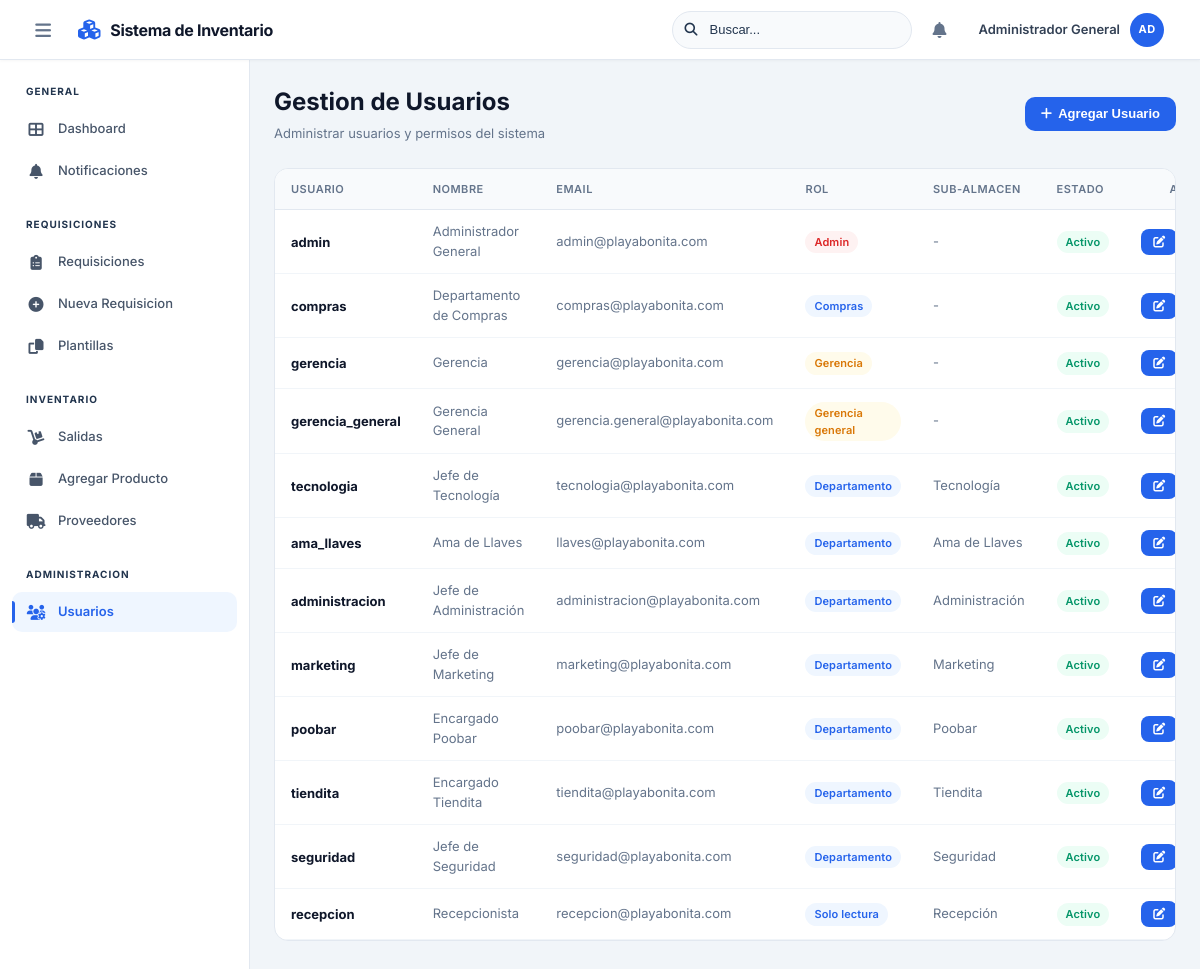
/usuarios.php (signed in), run on the app's committed database.
### tables this page shows
CREATE TABLE usuarios (
    id INT PRIMARY KEY AUTO_INCREMENT,
    username VARCHAR(50) UNIQUE NOT NULL,
    password VARCHAR(255) NOT NULL,
    nombre_completo VARCHAR(200) NOT NULL,
    email VARCHAR(100),
    rol ENUM('admin', 'departamento', 'solo_lectura', 'compras', 'gerencia', 'gerencia_general') DEFAULT 'solo_lectura',
    sub_almacen_id INT NULL,
    activo TINYINT(1) DEFAULT 1,
    created_at TIMESTAMP DEFAULT CURRENT_TIMESTAMP,
    FOREIGN KEY (sub_almacen_id) REFERENCES sub_almacenes(id)
);

CREATE TABLE sub_almacenes (
    id INT PRIMARY KEY AUTO_INCREMENT,
    nombre VARCHAR(100) NOT NULL,
    descripcion TEXT,
    created_at TIMESTAMP DEFAULT CURRENT_TIMESTAMP
);

### usuarios.php (called while the page is built, shortened)
<?php
require_once 'config/database.php';
require_once 'models/Usuario.php';
$usuarioModel = new Usuario();
$usuarios = $usuarioModel->obtenerTodos();
require 'includes/header.php';
require 'views/usuarios.view.php';
require 'includes/footer.php';
?>

### models/Usuario.php (called while the page is built, shortened)
<?php
class Usuario {
    private $conn;
    public function __construct() {
        $this->conn = getConnection();
    }
    public function obtenerTodos() {
        $sql = "SELECT u.*, s.nombre as sub_almacen_nombre
                FROM usuarios u
                LEFT JOIN sub_almacenes s ON u.sub_almacen_id = s.id
                ORDER BY u.created_at DESC";
        $result = $this->conn->query($sql);
        $usuarios = [];
        while($row = $result->fetch_assoc()) {
            $usuarios[] = $row;
        }
        return $usuarios;
    }
}
?>

### config/database.php (called while the page is built, shortened)
<?php
function getConnection() {
    $conn = new mysqli(DB_HOST, DB_USER, DB_PASS, DB_NAME);
    $conn->set_charset("utf8");
    return $conn;
}

### views/usuarios.view.php (the view, shortened to what this page needs)
<main class="main-content">
    <div style="display: flex; justify-content: space-between; align-items: center; margin-bottom: 1.5rem;">
        <div>
            <h1 style="margin: 0 0 4px 0; font-size: 1.5rem; font-weight: 700; color: var(--gray-900);">Gestion de Usuarios</h1>
            <p style="margin: 0; color: var(--text-muted); font-size: 0.8125rem;">Administrar usuarios y permisos del sistema</p>
        </div>
        <button onclick="window.location.href='agregar-usuario.php'" class="btn btn-primary">
            <i class="fas fa-plus"></i> Agregar Usuario
        </button>
    </div>
    <div class="card" style="overflow: hidden;">
        <div style="overflow-x: auto;">
            <table style="width: 100%; border-collapse: collapse;">
                <thead>
                    <tr style="background: var(--gray-50);">
                        <th style="padding: 0.75rem 1rem; text-align: left; font-weight: 600; color: var(--gray-500); font-size: 0.6875rem; text-transform: uppercase; letter-spacing: 0.5px; border-bottom: 1px solid var(--border-color);">Usuario</th>
                        <th style="padding: 0.75rem 1rem; text-align: left; font-weight: 600; color: var(--gray-500); font-size: 0.6875rem; text-transform: uppercase; letter-spacing: 0.5px; border-bottom: 1px solid var(--border-color);">Nombre</th>
                        <th style="padding: 0.75rem 1rem; text-align: left; font-weight: 600; color: var(--gray-500); font-size: 0.6875rem; text-transform: uppercase; letter-spacing: 0.5px; border-bottom: 1px solid var(--border-color);">Email</th>
                        <th style="padding: 0.75rem 1rem; text-align: left; font-weight: 600; color: var(--gray-500); font-size: 0.6875rem; text-transform: uppercase; letter-spacing: 0.5px; border-bottom: 1px solid var(--border-color);">Rol</th>
                        <th style="padding: 0.75rem 1rem; text-align: left; font-weight: 600; color: var(--gray-500); font-size: 0.6875rem; text-transform: uppercase; letter-spacing: 0.5px; border-bottom: 1px solid var(--border-color);">Sub-Almacen</th>
                        <th style="padding: 0.75rem 1rem; text-align: left; font-weight: 600; color: var(--gray-500); font-size: 0.6875rem; text-transform: uppercase; letter-spacing: 0.5px; border-bottom: 1px solid var(--border-color);">Estado</th>
                        <th style="padding: 0.75rem 1rem; text-align: center; font-weight: 600; color: var(--gray-500); font-size: 0.6875rem; text-transform: uppercase; letter-spacing: 0.5px; border-bottom: 1px solid var(--border-color);">Acciones</th>
                    </tr>
                </thead>
                <tbody>
                    <?php foreach($usuarios as $usuario): ?>
                    <tr style="border-bottom: 1px solid var(--gray-100); transition: background 0.15s;" onmouseover="this.style.background='var(--gray-50)'" onmouseout="this.style.background='transparent'">
                        <td style="padding: 0.75rem 1rem;"><strong style="color: var(--gray-900); font-size: 0.8125rem;"><?php echo htmlspecialchars($usuario['username']); ?></strong></td>
                        <td style="padding: 0.75rem 1rem; color: var(--text-muted); font-size: 0.8125rem;"><?php echo htmlspecialchars($usuario['nombre_completo']); ?></td>
                        <td style="padding: 0.75rem 1rem; color: var(--text-muted); font-size: 0.8125rem;"><?php echo htmlspecialchars($usuario['email'] ?? '-'); ?></td>
                        <td style="padding: 0.75rem 1rem;">
                            <span class="badge badge-<?php
                                if ($usuario['rol'] === 'admin') echo 'danger';
                                elseif ($usuario['rol'] === 'compras') echo 'primary';
                                elseif ($usuario['rol'] === 'gerencia' || $usuario['rol'] === 'gerencia_general') echo 'warning';
                                else echo 'primary';
                            ?>">
                                <?php echo ucfirst(str_replace('_', ' ', $usuario['rol'])); ?>
                            </span>
                        </td>
                        <td style="padding: 0.75rem 1rem; color: var(--text-muted); font-size: 0.8125rem;"><?php echo htmlspecialchars($usuario['sub_almacen_nombre'] ?? '-'); ?></td>
                        <td style="padding: 0.75rem 1rem;">
                            <?php if ($usuario['activo']): ?>
                                <span class="badge badge-success">Activo</span>
                            <?php else: ?>
                                <span style="display: inline-flex; align-items: center; gap: 4px; padding: 4px 10px; border-radius: 999px; font-size: 0.6875rem; font-weight: 600; background: var(--gray-100); color: var(--gray-500);">Inactivo</span>
                            <?php endif; ?>
                        </td>
                        <td style="padding: 0.75rem 1rem;">
                            <div style="display: flex; gap: 4px; justify-content: center;">
                                <a href="editar-usuario.php?id=<?php echo $usuario['id']; ?>" class="btn btn-sm btn-primary" title="Editar"><i class="fas fa-edit"></i></a>
                            </div>
                        </td>
                    </tr>
                    <?php endforeach; ?>
                </tbody>
            </table>
        </div>
    </div>
</main>
<?php require 'includes/footer.php'; ?>

### includes/header.php (shortened to what this page needs)
<?php
require_once __DIR__ . '/../config/database.php';
?><!DOCTYPE html>
<html lang="es">
<head>
    <link rel="stylesheet" href="styles.css?v=<?php echo time(); ?>">
    <link rel="stylesheet" href="https://cdnjs.cloudflare.com/ajax/libs/font-awesome/6.4.0/css/all.min.css">
</head>
<body>
    <header class="header">
        <div class="header-left">
            <button class="menu-toggle" onclick="toggleSidebar()" aria-label="Alternar menu">
                <i class="fas fa-bars"></i>
            </button>
            <div class="logo">
                <i class="fas fa-cubes"></i>
                <span>Sistema de Inventario</span>
            </div>
        </div>
        <div class="header-right">
            <div class="search-box">
                <i class="fas fa-search search-icon"></i>
                <input type="text" placeholder="Buscar..." aria-label="Buscar">
            </div>
            <div class="notifications-dropdown">
                <div class="notification-bell" onclick="toggleNotifications()" aria-label="Notificaciones">
                    <i class="fas fa-bell"></i>
                </div>
            </div>
            <div class="user-info" onclick="toggleUserDropdown()">
                <span class="user-name"><?php echo htmlspecialchars($_SESSION['user_nombre'] ?? 'Usuario'); ?></span>
                <div class="user-avatar">
                    <?php echo strtoupper(substr($_SESSION['user_nombre'] ?? 'U', 0, 2)); ?>
                </div>
            </div>
        </div>
    </header>
    <div class="container">
        <?php require_once __DIR__ . '/sidebar.php'; ?>

### includes/sidebar.php (shortened to what this page needs)
<?php
require_once __DIR__ . '/../models/Usuario.php';
$current_page = basename($_SERVER['PHP_SELF']);
$user = [
    'id' => $_SESSION['user_id'] ?? 0,
    'rol' => $_SESSION['user_rol'] ?? 'usuario',
    'nombre' => $_SESSION['user_nombre'] ?? 'Usuario'
];
$permisos_usuario = [];
$roles_privilegiados = ['admin', 'gerencia', 'gerencia_general', 'compras'];
if (!function_exists('tienePermiso')) {
    function tienePermiso($modulo) {
        global $user, $permisos_usuario, $roles_privilegiados;
        if (in_array($user['rol'], $roles_privilegiados)) {
            return true;
        }
        return in_array($modulo, $permisos_usuario);
    }
}
?>
<aside class="sidebar" id="sidebar">
    <nav class="nav-menu">
        <div class="nav-section-title">General</div>
        <?php if (tienePermiso('dashboard')): ?>
        <a href="index.php" class="nav-item <?php echo ($current_page == 'index.php') ? 'active' : ''; ?>">
            <i class="fas fa-th-large nav-icon"></i>
            <span>Dashboard</span>
        </a>
        <?php endif; ?>
        <?php if (tienePermiso('notificaciones')): ?>
        <a href="notificaciones.php" class="nav-item <?php echo ($current_page == 'notificaciones.php') ? 'active' : ''; ?>">
            <i class="fas fa-bell nav-icon"></i>
            <span>Notificaciones</span>
        </a>
        <?php endif; ?>
        <div class="nav-section-title">Requisiciones</div>
        <?php if (tienePermiso('requisiciones')): ?>
        <a href="requisiciones.php" class="nav-item <?php echo ($current_page == 'requisiciones.php') ? 'active' : ''; ?>">
            <i class="fas fa-clipboard-list nav-icon"></i>
            <span>Requisiciones</span>
        </a>
        <?php endif; ?>
        <?php if (tienePermiso('nueva_requisicion')): ?>
        <a href="nueva-requisicion.php" class="nav-item <?php echo ($current_page == 'nueva-requisicion.php') ? 'active' : ''; ?>">
            <i class="fas fa-plus-circle nav-icon"></i>
            <span>Nueva Requisicion</span>
        </a>
        <?php endif; ?>
        <?php if (tienePermiso('requisiciones')): ?>
        <a href="plantillas.php" class="nav-item <?php echo ($current_page == 'plantillas.php' || $current_page == 'nueva-plantilla.php' || $current_page == 'editar-plantilla.php') ? 'active' : ''; ?>">
            <i class="fas fa-copy nav-icon"></i>
            <span>Plantillas</span>
        </a>
        <?php endif; ?>
        <div class="nav-section-title">Inventario</div>
        <?php
        if (tienePermiso('salidas') && $user['rol'] !== 'departamento'):
        ?>
        <a href="salidas.php" class="nav-item <?php echo ($current_page == 'salidas.php' || $current_page == 'nueva-salida.php') ? 'active' : ''; ?>">
            <i class="fas fa-dolly nav-icon"></i>
            <span>Salidas</span>
        </a>
        <?php endif; ?>
        <?php
        if (tienePermiso('agregar_producto') && $user['rol'] !== 'departamento'):
        ?>
        <a href="agregar-producto.php" class="nav-item <?php echo ($current_page == 'agregar-producto.php') ? 'active' : ''; ?>">
            <i class="fas fa-box nav-icon"></i>
            <span>Agregar Producto</span>
        </a>
        <?php endif; ?>
        <?php if (tienePermiso('proveedores')): ?>
        <a href="proveedores.php" class="nav-item <?php echo ($current_page == 'proveedores.php' || $current_page == 'agregar-proveedor.php') ? 'active' : ''; ?>">
            <i class="fas fa-truck nav-icon"></i>
            <span>Proveedores</span>
        </a>
        <?php endif; ?>
        <?php if ($user['rol'] === 'admin'): ?>
        <div class="nav-section-title">Administracion</div>
        <a href="usuarios.php" class="nav-item <?php echo ($current_page == 'usuarios.php' || $current_page == 'agregar-usuario.php' || $current_page == 'permisos-usuario.php') ? 'active' : ''; ?>">
            <i class="fas fa-users-cog nav-icon"></i>
            <span>Usuarios</span>
        </a>
        <?php endif; ?>
    </nav>
</aside>

### includes/footer.php (shortened to what this page needs)
</div>
</body>
</html>

### includes/header.php (style rules this page uses)
.notifications-dropdown { position: relative; }
.notification-bell { position: relative; cursor: pointer; padding: 0.5rem; border-radius: 10px; transition: background 0.15s ease; display: flex; align-items: center; justify-content: center; width: 38px; height: 38px; }
.notification-bell i { color: var(--gray-500); font-size: 1rem; }

### data on the page
usuarios: username "admin", nombre_completo "Administrador General", email "admin@playabonita.com", rol "Admin", sub_almacen_nombre "-", activo "Activo"
usuarios: username "compras", nombre_completo "Departamento de Compras", email "compras@playabonita.com", rol "Compras", sub_almacen_nombre "-", activo "Activo"
usuarios: username "gerencia", nombre_completo "Gerencia", email "gerencia@playabonita.com", rol "Gerencia", sub_almacen_nombre "-", activo "Activo"
usuarios: username "gerencia_general", nombre_completo "Gerencia General", email "gerencia.general@playabonita.com", rol "Gerencia general", sub_almacen_nombre "-", activo "Activo"
usuarios: username "tecnologia", nombre_completo "Jefe de Tecnología", email "tecnologia@playabonita.com", rol "Departamento", sub_almacen.nombre "Tecnología", activo "Activo"
usuarios: username "ama_llaves", nombre_completo "Ama de Llaves", email "llaves@playabonita.com", rol "Departamento", sub_almacen.nombre "Ama de Llaves", activo "Activo"
usuarios: username "administracion", nombre_completo "Jefe de Administración", email "administracion@playabonita.com", rol "Departamento", sub_almacen.nombre "Administración", activo "Activo"
usuarios: username "marketing", nombre_completo "Jefe de Marketing", email "marketing@playabonita.com", rol "Departamento", sub_almacen.nombre "Marketing", activo "Activo"
usuarios: username "poobar", nombre_completo "Encargado Poobar", email "poobar@playabonita.com", rol "Departamento", sub_almacen.nombre "Poobar", activo "Activo"
usuarios: username "tiendita", nombre_completo "Encargado Tiendita", email "tiendita@playabonita.com", rol "Departamento", sub_almacen.nombre "Tiendita", activo "Activo"
usuarios: username "seguridad", nombre_completo "Jefe de Seguridad", email "seguridad@playabonita.com", rol "Departamento", sub_almacen.nombre "Seguridad", activo "Activo"
usuarios: username "recepcion", nombre_completo "Recepcionista", email "recepcion@playabonita.com", rol "Solo lectura", sub_almacen.nombre "Recepción", activo "Activo"

### other printed values
$_SESSION['user_nombre'] "Administrador General"
substr($_SESSION['user_nombre'] ?? 'U', 0, 2) "AD"
